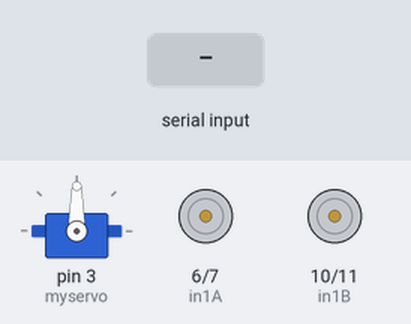
This sketch was run on a simulated Arduino Uno, built with avr-gcc and run on an emulated ATmega328P. On the bench: servo, motor-driver pin pairs drawn as motors (green arrow = first pin HIGH = forward, orange = second pin HIGH = backward, longer = more drive, scaled by the enable pin). The test bench sets the inputs (shaded band).

Above: at 1.2 s.
1.3 s: "F" received over the second serial link
At 1.7 s:
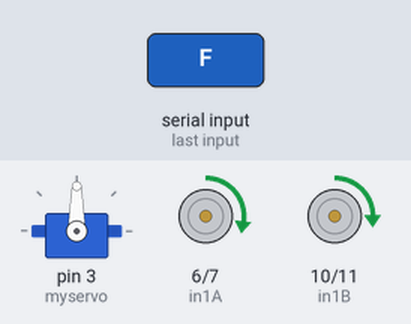
3.3 s: "B" received over the second serial link
At 3.42 s:
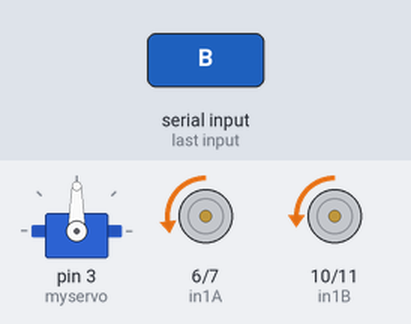
5.0 s: "R" received over the second serial link
At 5.6 s:
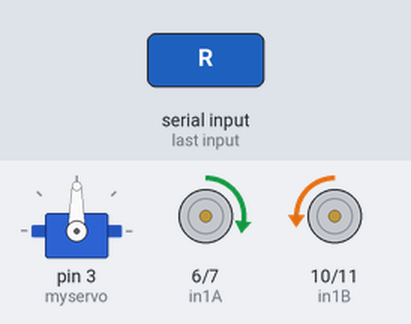
7.3 s: "L" received over the second serial link
At 7.6 s:
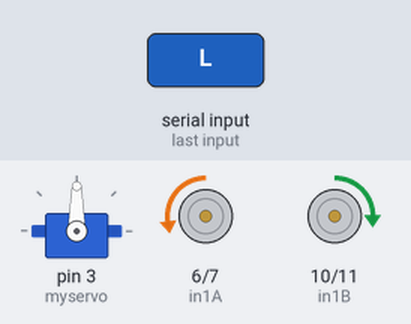
Timing chart, 0 to 10.3 s (numbered marks = the images above; inputs shaded):
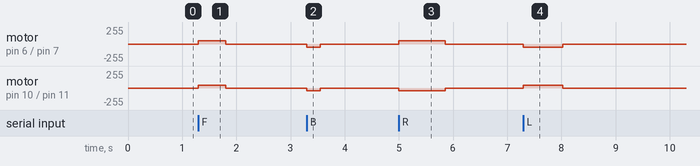

The sketch:

M3_RoverUno_Adjusted.ino
```cpp
#include <Servo.h>
#include <SoftwareSerial.h> // Software Serial for functions
SoftwareSerial mySerial (A4, A5); //RX | TX
Servo myservo; // create servo object called myservo

// Connect motor controller pins to Arduino Digital Pins
//Motor A
int enA = 5;
int in1A = 6;
int in2A = 7;
//Motor B
int enB = 9;
int in1B = 10;
int in2B = 11;
//Servo Motor
int pos = 130; // variable to store servo position

int motA_speed = 52;
int motB_speed = 42;

char val = 0;  //holds ascii from serial line


void setup() {
  //Serial.begin(9600);
  myservo.attach(3);
  mySerial.begin(9600);
  //Serial.println("KISI Rover Uno is alive!");

  pinMode(enA, OUTPUT);
  pinMode(in1A, OUTPUT);
  pinMode(in2A, OUTPUT);

  pinMode(enB, OUTPUT);
  pinMode(in1B, OUTPUT);
  pinMode(in2B, OUTPUT);
}

void loop() {

  if (mySerial.available()) {
    val = mySerial.read();

    if (val == 'F') { // drive forward
      MoveForward();
      delay(500);
      StopMotor();
      mySerial.println(val);

    } else if (val == 'f') { // drive forward a bit
      MoveForward();
      delay(100);
      StopMotor();
      mySerial.println(val);

    } else if (val == 'B') { // drive backward
      MoveBackward();
      delay(250);
      StopMotor();
      mySerial.println("backward");

    } else if (val == 'b') { // drive backward a bit
      MoveBackward();
      delay(100);
      StopMotor();
      mySerial.println(val);

    } else if (val == 'R') { // turn right
      TurnRight();
      delay(855);
      StopMotor();
      mySerial.println("right");

    } else if (val == 'r'){ // turn right a bit
      TurnRight();
      delay(100);
      StopMotor();

    } else if (val == 'L') { // turn left
      TurnLeft();
      delay(725);
      StopMotor();
      mySerial.println("left");

    } else if (val == 'l') { // turn left a bit
      TurnLeft();
      delay(100);
      StopMotor();
      mySerial.println("left");

    } else if (val == 'S') { // stop motor
      StopMotor();
      mySerial.println("stop");

    } else if (val == 'i') { // increase motor B speed
      motB_speed += 3;
      mySerial.println("Increased motor speed to");
      mySerial.print(motB_speed);

    } else if (val == 'd') { // decrease motor B speed
      motB_speed -= 3;
      mySerial.println("Decreased motor speed to ");
      mySerial.print(motB_speed);

    } else if (val == 'P') { // pick up block
      for (pos = 130; pos <= 180; pos += 1) {
        myservo.write(pos);
        delay(15);
      }
      mySerial.println("Grippers closed");

    } else if (val == 'D') { // drop off block
      myservo.write(130); // quickly open to let block slide off
      mySerial.println("Grippers opened");
    }
  }

}


// FUNCTIONS!!!!!!
void StopMotor() {
  //Motor A
  digitalWrite(in1A, LOW);
  digitalWrite(in2A, LOW);
  analogWrite(enA, 0);

  //Motor B
  digitalWrite(in1B, LOW);
  digitalWrite(in2B, LOW);
  analogWrite(enB, 0);
}

void MoveBackward() {
  //Motor A
  digitalWrite(in1A, LOW);
  digitalWrite(in2A, HIGH);
  analogWrite(enA, motA_speed);

  //Motor B
  digitalWrite(in1B, LOW);
  digitalWrite(in2B, HIGH);
  analogWrite(enB, motB_speed);
}


void MoveForward() {
  //Motor A
  digitalWrite(in1A, HIGH);
  digitalWrite(in2A, LOW);
  analogWrite(enA, motA_speed);

  //Motor B
  digitalWrite(in1B, HIGH);
  digitalWrite(in2B, LOW);
  analogWrite(enB, motB_speed);
}

void TurnLeft() {
  //Motor A
  digitalWrite(in1A, LOW);
  digitalWrite(in2A, HIGH);
  analogWrite(enA, motA_speed);

  //Motor B
  digitalWrite(in1B, HIGH);
  digitalWrite(in2B, LOW);
  analogWrite(enB, motB_speed);
}

void TurnRight() {
  //Motor A
  digitalWrite(in1A, HIGH);
  digitalWrite(in2A, LOW);
  analogWrite(enA, motA_speed);

  //Motor B
  digitalWrite(in1B, LOW);
  digitalWrite(in2B, HIGH);
  analogWrite(enB, motB_speed);
}
```

Measured:
- after the input at 1.3 s, motor on pin 6 (in1A) / pin 7 (in2A): stopped → forward 52/255 at once, → stopped 0.50 s later; motor on pin 10 (in1B) / pin 11 (in2B): stopped → forward 42/255 at once, → stopped 0.50 s later
- after the input at 3.3 s, motor on pin 6 (in1A) / pin 7 (in2A): stopped → backward 52/255 at once, → stopped 0.25 s later; motor on pin 10 (in1B) / pin 11 (in2B): stopped → backward 42/255 at once, → stopped 0.25 s later
- after the input at 5.0 s, motor on pin 6 (in1A) / pin 7 (in2A): stopped → forward 52/255 at once, → stopped 0.86 s later; motor on pin 10 (in1B) / pin 11 (in2B): stopped → backward 42/255 at once, → stopped 0.86 s later
- after the input at 7.3 s, motor on pin 6 (in1A) / pin 7 (in2A): stopped → backward 52/255 at once, → stopped 0.73 s later; motor on pin 10 (in1B) / pin 11 (in2B): stopped → forward 42/255 at once, → stopped 0.73 s later
